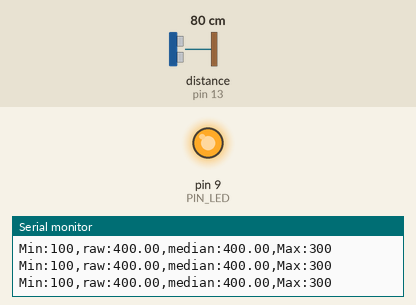
This sketch was run on a simulated Arduino Uno, built with avr-gcc and run on an emulated ATmega328P. Shown: output pins drawn as LEDs (lit = HIGH), the last lines printed to the serial monitor. Wiring (inferred from the names in the program): ultrasonic range finder: trigger pin 12; echo pin 13. The test bench sets the inputs (shaded band); at power-on: distance to the obstacle (sensor on pin 13) 80 cm. The echo pulse lasts 58.3 µs per cm; pins used as bus, display or sensor lines are not drawn.

Above: at 1.2 s.
1.3 s: distance to the obstacle (sensor on pin 13) set to 18 cm
At 2.2 s:
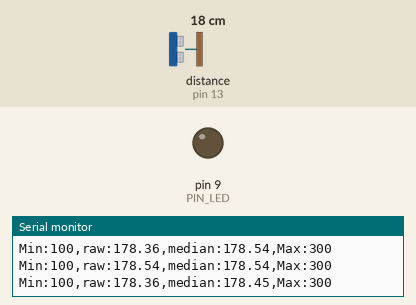
2.8 s: distance to the obstacle (sensor on pin 13) set to 2 cm
At 3.3 s:
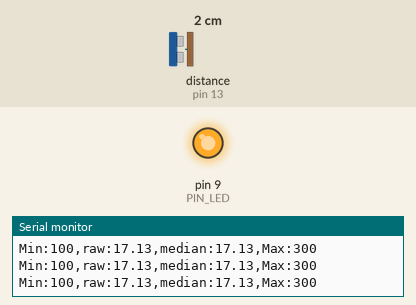
Timing chart, 0 to 5.8 s (numbered marks = the images above; inputs shaded):
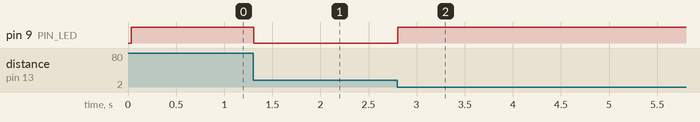

Measured:
- after the input at 1.3 s, pin 9 (PIN_LED): HIGH → LOW at once
- after the input at 2.8 s, pin 9 (PIN_LED): LOW → HIGH at once

The sketch:

09C19.ino
```cpp
#define PIN_LED  9
#define PIN_TRIG 12
#define PIN_ECHO 13

#define SND_VEL 346.0
#define INTERVAL 25
#define PULSE_DURATION 10
#define _DIST_MIN 100
#define _DIST_MAX 300

#define TIMEOUT ((INTERVAL / 2) * 1000.0)
#define SCALE (0.001 * 0.5 * SND_VEL)

#define MEDIAN_N 30

unsigned long last_sampling_time;

float samples[MEDIAN_N];
int sample_idx = 0;
int sample_count = 0;

void setup() {
  pinMode(PIN_LED, OUTPUT);
  pinMode(PIN_TRIG, OUTPUT);
  pinMode(PIN_ECHO, INPUT);
  digitalWrite(PIN_TRIG, LOW);

  Serial.begin(57600);
}

void loop() {
  float dist_raw, dist_median;

  if (millis() < last_sampling_time + INTERVAL)
    return;

  dist_raw = USS_measure(PIN_TRIG, PIN_ECHO);

  samples[sample_idx] = dist_raw;
  sample_idx = (sample_idx + 1) % MEDIAN_N;

  if (sample_count < MEDIAN_N)
    sample_count++;

  dist_median = getMedian();

  Serial.print("Min:"); Serial.print(_DIST_MIN);
  Serial.print(",raw:"); Serial.print(min(dist_raw, _DIST_MAX + 100));
  Serial.print(",median:"); Serial.print(min(dist_median, _DIST_MAX + 100));
  Serial.print(",Max:"); Serial.print(_DIST_MAX);
  Serial.println("");

  if ((dist_raw < _DIST_MIN) || (dist_raw > _DIST_MAX))
    digitalWrite(PIN_LED, 1);
  else
    digitalWrite(PIN_LED, 0);

  last_sampling_time += INTERVAL;
}

float getMedian() {
  float temp[MEDIAN_N];

  for (int i = 0; i < sample_count; i++)
    temp[i] = samples[i];

  for (int i = 0; i < sample_count - 1; i++) {
    for (int j = i + 1; j < sample_count; j++) {
      if (temp[i] > temp[j]) {
        float t = temp[i];
        temp[i] = temp[j];
        temp[j] = t;
      }
    }
  }

  if (sample_count % 2 == 1)
    return temp[sample_count / 2];
  else
    return (temp[sample_count / 2 - 1] + temp[sample_count / 2]) / 2.0;
}

float USS_measure(int TRIG, int ECHO) {
  digitalWrite(TRIG, HIGH);
  delayMicroseconds(PULSE_DURATION);
  digitalWrite(TRIG, LOW);

  return pulseIn(ECHO, HIGH, TIMEOUT) * SCALE;
}
```
